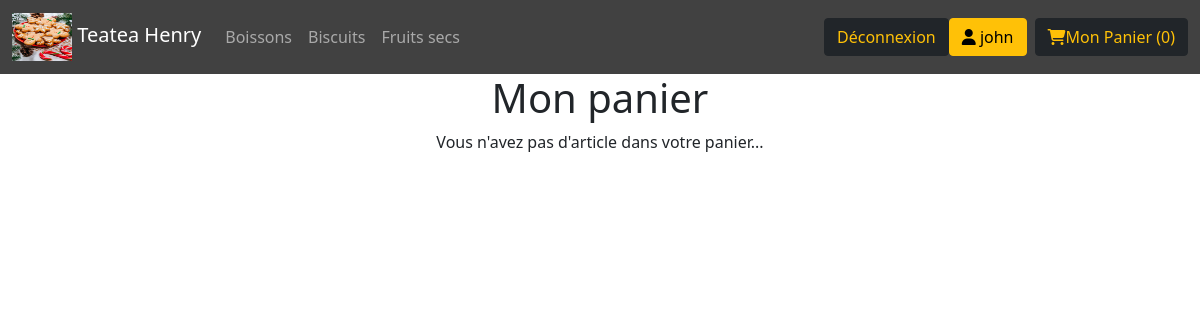
/index.php?action=afficherPanier (signed in), run on the app's committed database.
### tables this page shows
CREATE TABLE `categories` (
  `id` tinyint(4) NOT NULL,
  `name` varchar(100) NOT NULL,
  `image` varchar(50) NOT NULL
);

### Controller/controller.php (called while the page is built, shortened)
<?php
require_once './Model/DialogueBD.php';
function afficherPanier()
{
    try {
        $undlg = new DialogueBD();
        $categories = $undlg->getCategories();
        if (isset($_SESSION['SESS_ORDERNUM'])) {
            $products = $undlg->getProductsOrder($_SESSION['SESS_ORDERNUM']);
            $total = $undlg->getTotal($_SESSION['SESS_ORDERNUM']);
            $connOK = true;
        } else {
            $connOK = false;
        }
        require_once './View/panierView.php';
    } catch (Exception $e) {
        $erreur = $e->getMessage();
    }
}

### Model/DialogueBD.php (called while the page is built, shortened)
<?php
class DialogueBD
{
    public function getCategories()
    {
        try {
            $conn = Connexion::getConnexion();
            $sql = "SELECT * FROM categories";
            $sth = $conn->prepare($sql);
            $sth->execute();
            $cat = $sth->fetchAll(PDO::FETCH_ASSOC);
            return $cat;
        } catch (PDOException $e) {
            $erreur = $e->getMessage();
        }
    }
}

### View/panierView.php (the view, shortened to what this page needs)
<nav class="navbar navbar-expand-lg navbar-dark" style="background-color: #414141;">
    <div class="container-fluid">
        <a class="navbar-brand" href="./index.php">
            <img src="./productimages/biscuitNoel.png" alt="" width="60" height="48" class="d-inline-block">
            Teatea Henry
        </a>
        <div class="collapse navbar-collapse" id="navbarNav">
            <ul class="navbar-nav me-auto">
                <?php
                foreach ($categories as $cat) {
                    echo '
                        <li class="nav-item">
                            <a class="nav-link" href="index.php?action=' . $cat['id'] . '">' . $cat['name'] . '</a>
                        </li>';
                }
                ?>
            </ul>
            <?php
            if (isset($_SESSION['NAME'])) {
                echo '
                    <a class="btn btn-dark text-warning " href="index.php?action=deconnexion">Déconnexion</a>
                    <div class="me-2">
                        <button class="btn btn-warning" type="button" id="dropdownUser" data-bs-toggle="dropdown" aria-expanded="false">
                            <i class="fas fa-user"></i>
                                ' . $_SESSION['NAME'] . '
                        </button>
                    </div>';
            } else echo '<a class="btn btn-warning me-2" href="index.php?action=connexionPage" role="button"><i class="fas fa-user"></i> Connexion</a>';
            ?>
            <a class="btn btn-dark text-warning" href="index.php?action=afficherPanier" role="button"><i class="fas fa-shopping-cart"></i>Mon Panier (<?php
                                                                                                                                                        if (isset($_SESSION['NB_PANIER']))
                                                                                                                                                            echo $_SESSION['NB_PANIER'];
                                                                                                                                                        else echo '0'
                                                                                                                                                        ?>)</a>
        </div>
    </div>
</nav>
<div class="text-center">
    <?php
    echo "<h1> Mon panier</h1>";
    ?>
</div>
<div class="container">
    <?php
    if (!$connOK || count($products) == 0) {
        echo "<div class=\"text-center\">
                <p> Vous n'avez pas d'article dans votre panier... </p>
              </div>";
    }
    ?>
</div>
<?php
require_once 'template.php';
?>

### data on the page
categories: name "Boissons"
categories: name "Biscuits"
categories: name "Fruits secs"

### other printed values
$_SESSION['NAME'] "john"
